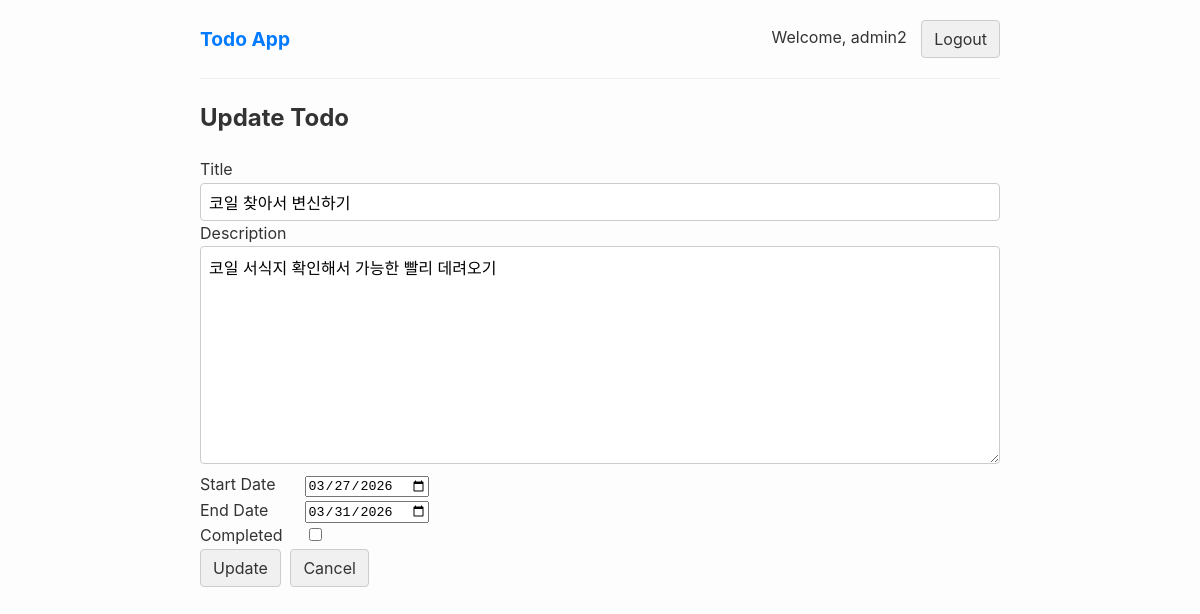
The page /todo/5/update/ (signed in) on the database its author committed.
### todo/models.py (models this page shows)
class Todo(models.Model):
    title = models.CharField('Title', max_length=50)
    description = models.TextField('Description')
    start_date = models.DateField('Start Date', default=date.today)
    end_date = models.DateField('End Date', default=date.today)
    is_completed = models.BooleanField('Completed', default=False)
    created_at = models.DateTimeField('Created At', auto_now_add=True)
    modified_at = models.DateTimeField('Modified At', auto_now=True)
    user = models.ForeignKey(User, on_delete=models.CASCADE)
    class Meta:
        verbose_name = 'Todo'
        verbose_name_plural = 'Todo list'

### todo/views.py (the view)
# urls.py: path('todo/<int:pk>/update/', views.todo_update, name='todo_update'),
@login_required
def todo_update(request, pk):
    todo = get_object_or_404(Todo, pk=pk, user=request.user)
    if request.method == 'POST':
        form = TodoForm(request.POST, instance=todo)
        if form.is_valid():
            form.save()
            return redirect('todo_info', pk=todo.pk)
        else:
            for field, errors in form.errors.items():
                for error in errors:
                    messages.error(request, f"{field}: {error}")
    else:
        form = TodoForm(instance=todo)
    context = {'form': form, 'todo': todo}
    return render(request, 'todo_update.html', context)

### todo/forms.py (shortened to what this page needs)
class TodoForm(forms.ModelForm):
    class Meta:
        model = Todo
        fields = ['title', 'description', 'start_date', 'end_date', 'is_completed']
        widgets = {
            'start_date': forms.DateInput(
                attrs={'type': 'date'}
            ),
            'end_date': forms.DateInput(
                attrs={'type': 'date'}
            ),
        }

### templates/todo_update.html (shortened to what this page needs)
{% extends 'base.html' %}
{% block content %}
    <h2>Update Todo</h2>
    <form method="post" class="todo-form">
        <div class="form-group">
            <label for="{{ form.title.id_for_label }}" style="display: inline-block; width: 100px;">Title</label>
            {{ form.title }}
        </div>
        <div class="form-group">
            <label for="{{ form.description.id_for_label }}" style="display: inline-block; width: 100px;">Description</label>
            {{ form.description }}
        </div>
        <div class="form-group">
            <label for="{{ form.start_date.id_for_label }}" style="display: inline-block; width: 100px;">Start Date</label>
            {{ form.start_date }}
        </div>
        <div class="form-group">
            <label for="{{ form.end_date.id_for_label }}" style="display: inline-block; width: 100px;">End Date</label>
            {{ form.end_date }}
        </div>
        <div class="form-group">
            <label for="{{ form.is_completed.id_for_label }}" style="display: inline-block; width: 100px;">Completed</label>
            {{ form.is_completed }}
        </div>
        <button type="submit" class="button">Update</button>
        <a href="{% url 'todo_info' pk=form.instance.pk %}" class="button" style="margin-left: 5px;">Cancel</a>
    </form>
{% endblock %}

### templates/base.html (shortened to what this page needs)
{% load static %}
<!DOCTYPE html>
<html lang="en">
<head>
    <link rel="stylesheet" href="{% static 'css/style.css' %}">
</head>
<body>
    <nav>
        <a href="{% url 'todo_list' %}" style="font-size: 1.2em; font-weight: bold;">Todo App</a>
        <div>
            {% if user.is_authenticated %}
                <span>Welcome, {{ user.username }}</span>
                <form action="{% url 'logout' %}" method="POST" style="display: inline; margin-left: 10px;">
                    <button type="submit" class="button">Logout</button>
                </form>
            {% else %}
                <a href="{% url 'login' %}" class="button">Login</a>
                <a href="{% url 'signup' %}" class="button" style="margin-left: 5px;">Sign Up</a>
            {% endif %}
        </div>
    </nav>
    <hr>
    <main>
        {% block content %}
        {% endblock %}
    </main>
</body>
</html>

### static/css/style.css (style rules this page uses)
body { font-family: -apple-system, BlinkMacSystemFont, "Segoe UI", Roboto, "Helvetica Neue", Arial, sans-serif; line-height: 1.6; color: #333; max-width: 800px; margin: 0 auto; padding: 20px; background-color: #fdfdfd; }
nav { display: flex; justify-content: space-between; align-items: center; margin-bottom: 20px; }
a { color: #007bff; text-decoration: none; }
.button { display: inline-block; height: 38px; padding: 0 12px; border: 1px solid #ccc; border-radius: 4px; background-color: #f0f0f0; color: #333; text-decoration: none; cursor: pointer; font-size: 1em; font-family: inherit; line-height: 36px; vertical-align: middle; box-sizing: border-box; }
hr { border: 0; border-top: 1px solid #eee; }
input[type="text"], input[type="password"], textarea { width: 100%; padding: 8px; border: 1px solid #ccc; border-radius: 4px; box-sizing: border-box; font-family: inherit; font-size: 1em; }
textarea { resize: vertical; min-height: 100px; }

### rows shown on the page
Todo: title "코일 찾아서 변신하기", description "코일 서식지 확인해서 가능한 빨리 데려오기", start_date "03/27/2026", end_date "03/31/2026"

### other values the page prints
{{ user.username }} "admin2"
